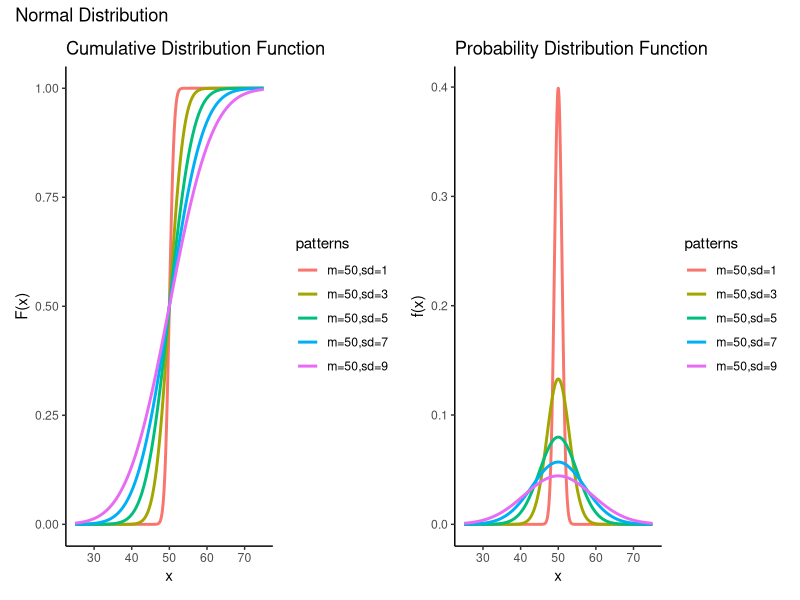

This figure's R source:
## ---- chunk 1
knitr::opts_chunk$set(echo       = TRUE,
                      message    = FALSE,
                      warning    = FALSE,
                      out.width  = 800,
                      out.height = 600,
                      fig.align  = "center",
                      dev        = "ragg_png")
## ---- chunk 2
library(tidyverse)
library(patchwork)

x <- seq(25, 75, 0.01)
mean <- 50
sd <- seq(1,10,2)
n <- length(sd)
df_d <- df_p <- data.frame(x)
pattern <- paste0('m=', mean, ',sd=', sd)
for (i in 1:n) {
  d <- dnorm(x, mean = 50, sd = sd[[i]])
  p <- pnorm(x, mean = 50, sd = sd[[i]])
  df_d <- cbind(df_d, d)
  df_p <- cbind(df_p, p)
}
names(df_d) <- names(df_p) <- c('x', pattern)
p1 <- df_p %>% 
  tidyr::pivot_longer(cols = -x, names_to = 'patterns') %>% 
  ggplot(., aes(x, value, col = patterns, fill = patterns)) + 
  geom_line(size = 1) + 
  theme_classic() + 
  ylab('F(x)') + 
  ggtitle('Cumulative Distribution Function')

p2 <- df_d %>% 
  tidyr::pivot_longer(cols = -x, names_to = 'patterns') %>% 
  ggplot(., aes(x, value, col = patterns, fill = patterns)) + 
  geom_line(size = 1) + 
  theme_classic() + 
  ylab('f(x)') + 
  ggtitle('Probability Distribution Function')

p1 + p2 + plot_annotation(title = "Normal Distribution")

